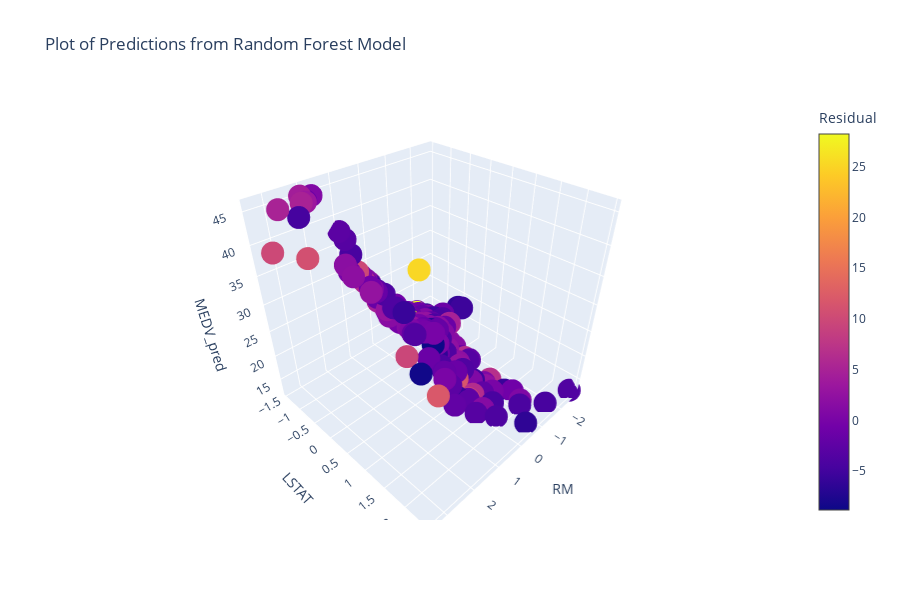

Source (notebook cell):
### Markdown cell above
### Random Forest
Random forest is a machine learning algorithm that, true to its name, utilizes decision trees. It is a bootstrap aggregation (bagging) method that leverages many decision trees. This ensemble learning technique helps minimize overfitting which is a problem common when utilizing decision trees. It also introduces an element of randomness that makes it more robust. 

While Random Forests, like decision trees, can be utilized for classification, this is a regression problem since we are predicting a continuous response variable rather than a categorical one. 

It works by sampling multiple subsamples (with replacement) from the training dataset, then trains many decision trees for regression, where each leaf node outputs the mean of all of the label values in the node itself. The "forest" then returns the average of the predictions of all of the decision trees. 

While the randomness and scale of the algorithm makes it effectively reduce overfitting, it suffers from a lack of interpretability, making it a 'black-box' algorithm.

### Code cell
# Random Forest Regressor
regr_RF = RandomForestRegressor()

# Hyper-parameter tuning
parameters_RF = {'n_estimators': [10, 20, 50, 100, 400], 
                'max_depth': [3, None],
                'max_features': [1,2]}
grid_RF = GridSearchCV(estimator = regr_RF, param_grid = parameters_RF)
model_RF = grid_RF.fit(X_train, y_train)
predictions_RF = model_RF.predict(X_test)

# MSE 
mse_RF = round(mean_squared_error(y_test, predictions_RF), 3)
rmse_RF = round(np.sqrt(mse_RF), 3)
print("{} is the Mean Squared Error.".format(mse_RF))
print("{} is the Root Mean Squared Error.".format(rmse_RF))

# R-squared
r2_RF = round(model_RF.score(X_test, y_test), 3)
print("{} is the R-squared.".format(r2_RF))
    
# Residuals
residuals_RF = y_test - predictions_RF
residual_tests(residuals_RF)

# Plotting
plot_model_diagnostics(predictions_RF, y_test, residuals_RF)

# plot variable importance
plot_variable_importance(model_RF)

# Plotting model
plot_3d_scatter(X_test, predictions_RF, y_test, 
                x = 'RM', y = 'LSTAT', z = 'MEDV_pred',
                title = 'Plot of Predictions from Random Forest Model', color = 'Residual')

### Figure 1 — Plotly figure (JSON) as saved in the notebook; plotly's stock layout.template omitted (floating-point values rounded to 4 significant figures; data arrays with more than 128 entries replaced by an {"elided": "..."} marker saying what was removed)
{"data": [{"hoverlabel": {"namelength": 0}, "hovertemplate": "RM=%{x}<br>LSTAT=%{y}<br>MEDV_pred=%{z}<br>Residual=%{marker.color}", "legendgroup": "", "marker": {"color": {"elided": "152 float values"}, "coloraxis": "coloraxis", "symbol": "circle"}, "mode": "markers", "name": "", "scene": "scene", "showlegend": false, "type": "scatter3d", "x": {"elided": "152 float values"}, "y": {"elided": "152 float values"}, "z": {"elided": "152 float values"}}], "layout": {"coloraxis": {"colorbar": {"title": {"text": "Residual"}}, "colorscale": [[0, "#0d0887"], [0.1111, "#46039f"], [0.2222, "#7201a8"], [0.3333, "#9c179e"], [0.4444, "#bd3786"], [0.5556, "#d8576b"], [0.6667, "#ed7953"], [0.7778, "#fb9f3a"], [0.8889, "#fdca26"], [1, "#f0f921"]]}, "height": 600, "legend": {"tracegroupgap": 0}, "scene": {"domain": {"x": [0, 0.98], "y": [0, 1]}, "xaxis": {"title": {"text": "RM"}}, "yaxis": {"title": {"text": "LSTAT"}}, "zaxis": {"title": {"text": "MEDV_pred"}}}, "title": {"text": "Plot of Predictions from Random Forest Model"}}}
